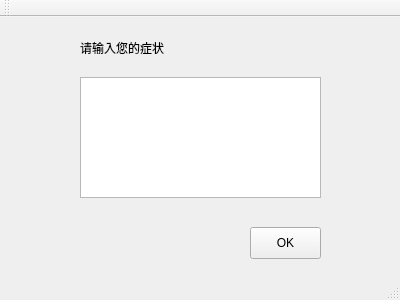
<?xml version="1.0" encoding="UTF-8"?>
<ui version="4.0">
 <class>MainWindow</class>
 <widget class="QMainWindow" name="MainWindow">
  <property name="geometry">
   <rect>
    <x>0</x>
    <y>0</y>
    <width>400</width>
    <height>300</height>
   </rect>
  </property>
  <property name="windowTitle">
   <string>MainWindow</string>
  </property>
  <widget class="QWidget" name="centralWidget">
   <widget class="QTextEdit" name="et_describe">
    <property name="geometry">
     <rect>
      <x>80</x>
      <y>60</y>
      <width>241</width>
      <height>121</height>
     </rect>
    </property>
    <property name="html">
     <string>&lt;!DOCTYPE HTML PUBLIC &quot;-//W3C//DTD HTML 4.0//EN&quot; &quot;http://www.w3.org/TR/REC-html40/strict.dtd&quot;&gt;
&lt;html&gt;&lt;head&gt;&lt;meta name=&quot;qrichtext&quot; content=&quot;1&quot; /&gt;&lt;style type=&quot;text/css&quot;&gt;
p, li { white-space: pre-wrap; }
&lt;/style&gt;&lt;/head&gt;&lt;body style=&quot; font-family:'.SF NS Text'; font-size:13pt; font-weight:400; font-style:normal;&quot;&gt;
&lt;p style=&quot;-qt-paragraph-type:empty; margin-top:0px; margin-bottom:0px; margin-left:0px; margin-right:0px; -qt-block-indent:0; text-indent:0px;&quot;&gt;&lt;br /&gt;&lt;/p&gt;&lt;/body&gt;&lt;/html&gt;</string>
    </property>
   </widget>
   <widget class="QPushButton" name="bt_ok">
    <property name="geometry">
     <rect>
      <x>250</x>
      <y>210</y>
      <width>71</width>
      <height>32</height>
     </rect>
    </property>
    <property name="text">
     <string>OK</string>
    </property>
   </widget>
   <widget class="QLabel" name="label_title">
    <property name="geometry">
     <rect>
      <x>80</x>
      <y>20</y>
      <width>191</width>
      <height>21</height>
     </rect>
    </property>
    <property name="text">
     <string>请输入您的症状</string>
    </property>
   </widget>
  </widget>
  <widget class="QMenuBar" name="menuBar">
   <property name="geometry">
    <rect>
     <x>0</x>
     <y>0</y>
     <width>400</width>
     <height>22</height>
    </rect>
   </property>
  </widget>
  <widget class="QToolBar" name="mainToolBar">
   <attribute name="toolBarArea">
    <enum>TopToolBarArea</enum>
   </attribute>
   <attribute name="toolBarBreak">
    <bool>false</bool>
   </attribute>
  </widget>
  <widget class="QStatusBar" name="statusBar"/>
 </widget>
 <layoutdefault spacing="6" margin="11"/>
 <resources/>
 <connections>
  <connection>
   <sender>bt_ok</sender>
   <signal>clicked()</signal>
   <receiver>MainWindow</receiver>
   <slot>firstPyQt5_button_click()</slot>
   <hints>
    <hint type="sourcelabel">
     <x>295</x>
     <y>259</y>
    </hint>
    <hint type="destinationlabel">
     <x>374</x>
     <y>188</y>
    </hint>
   </hints>
  </connection>
 </connections>
 <slots>
  <slot>firstPyQt5_button_click()</slot>
 </slots>
</ui>
